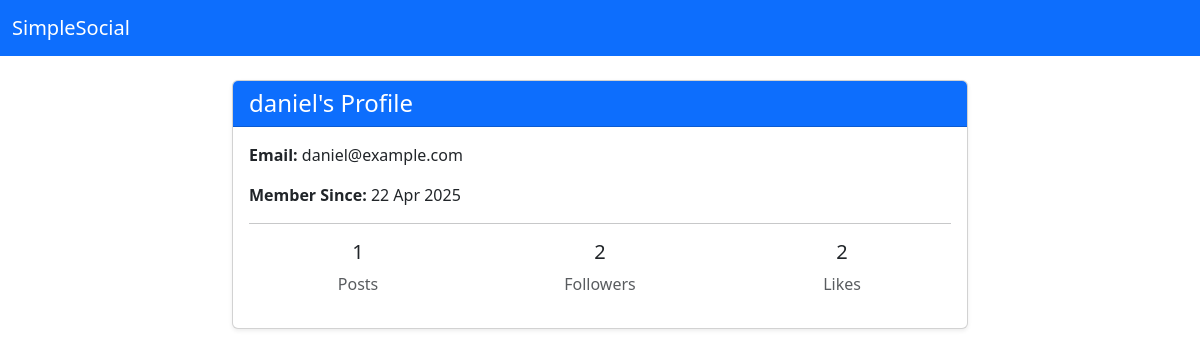
Before: /profile/daniel with the older database file.
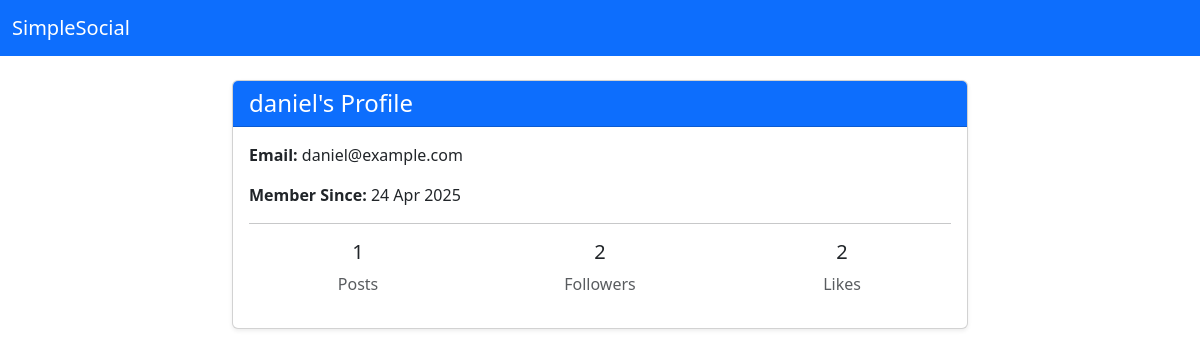
After: the same page with the newer database file.
### tables this page shows
CREATE TABLE users (
    user_id INTEGER PRIMARY KEY,
    username VARCHAR(15) UNIQUE NOT NULL,
    password VARCHAR(255) NOT NULL,
    email VARCHAR(50) UNIQUE NOT NULL,
    role TEXT NOT NULL CHECK(role IN ('admin', 'user')),
    date TIMESTAMP DEFAULT CURRENT_TIMESTAMP
);

### app.py (the view)
@app.route("/profile/<username>")
def profile(username):
    db = get_db()
    user = get_stats(db, username)
    date = user["date"]
    date = datetime.fromisoformat(user["date"])
    if not user:
        abort(404)
    return render_template('profile.html', user=user, date=date)

### app.py (called while the page is built)
def get_db():
    if not hasattr(g, "_database"):
        print("Creating new database connection")
        g._database = create_connection(database)
    return g._database

@app.teardown_appcontext
def teardown_db(error):
    db = getattr(g, '_database', None)
    if db is not None:
        print("Closing database connection")
        db.close()

### setup_db.py (called while the page is built)
def create_connection(db_file):
    conn = None
    try:
        conn = sqlite3.connect(db_file)
        return conn
    except Error as e:
        print(f"Error: {e}")
    return conn

### templates/profile.html (shortened to what this page needs)
{% extends "base.html" %}
{% block content %}
<div class="row justify-content-center">
    <div class="col-md-8">
        <div class="card shadow-sm">
            <div class="card-header bg-primary text-white">
                <h4 class="mb-0">{{ user.username }}'s Profile</h4>
            </div>
            <div class="card-body">
                <p><strong>Email:</strong> {{ user.email }}</p>
                <p><strong>Member Since:</strong> {{ date.strftime('%d %b %Y') }}</p>
                <hr>
                <div class="row text-center">
                    <div class="col">
                        <h5>{{ user.total_posts }}</h5>
                        <p class="text-muted">Posts</p>
                    </div>
                    <div class="col">
                        <h5>{{ user.total_followers }}</h5>
                        <p class="text-muted">Followers</p>
                    </div>
                    <div class="col">
                        <h5>{{ user.total_likes }}</h5>
                        <p class="text-muted">Likes</p>
                    </div>
                </div>
            </div>
        </div>
    </div>
</div>
{% endblock %}

Changed rows visible on the page:
changed users "daniel": strftime "22 Apr 2025" → "24 Apr 2025"
